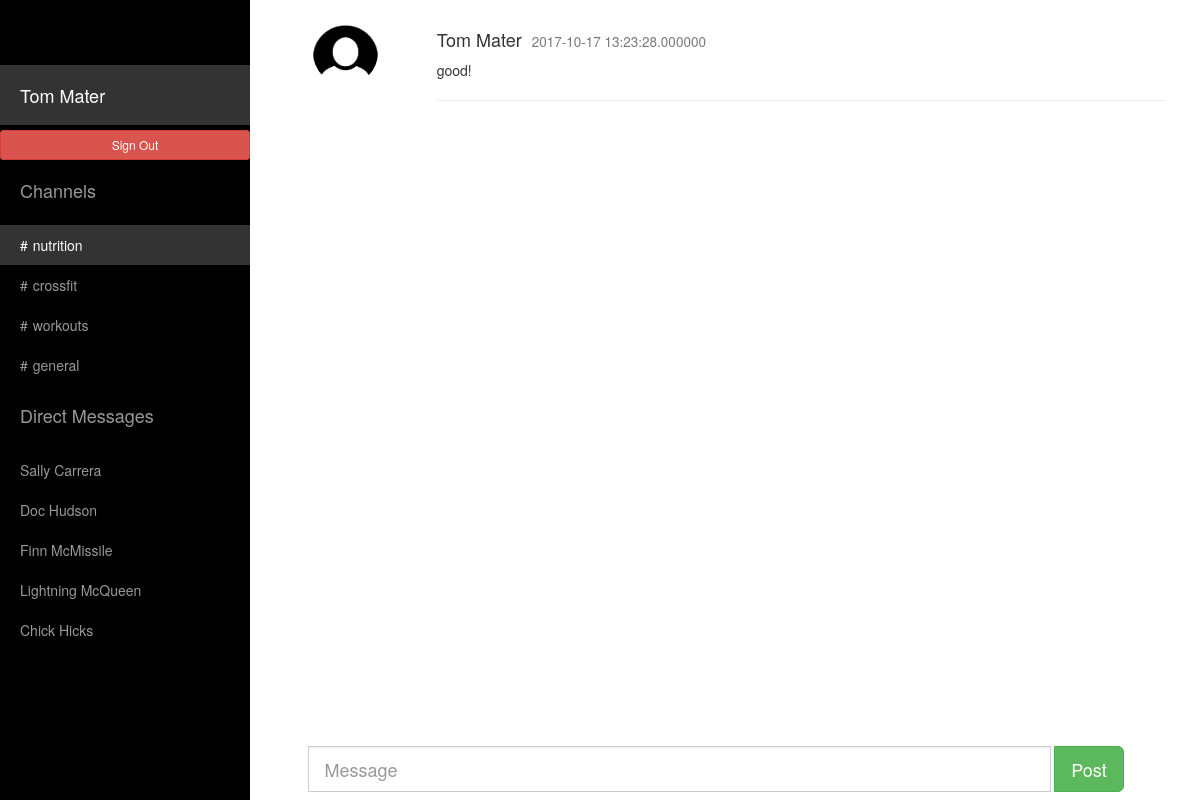
The app's page /indexn.php (signed in), older data.
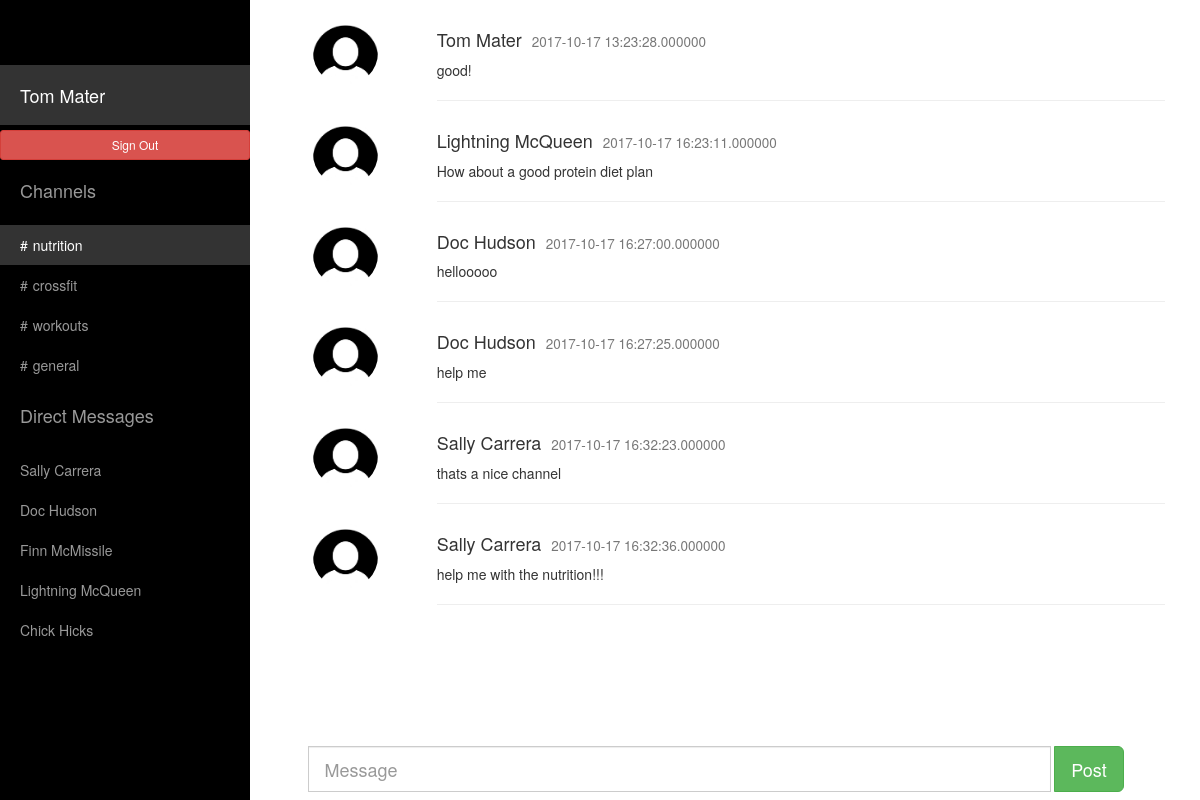
The same page, newer data.
### tables this page shows
CREATE TABLE `users_channel` (
  `id` int(20) NOT NULL DEFAULT '0',
  `channels` varchar(100) NOT NULL,
  `ch_id` int(20) NOT NULL
);

CREATE TABLE `users_info` (
  `id` int(20) NOT NULL DEFAULT '0',
  `user_email` varchar(100) NOT NULL DEFAULT '',
  `user_pass` varchar(100) NOT NULL,
  `user_name` varchar(100) NOT NULL
);

CREATE TABLE `users_message` (
  `mess_id` int(20) NOT NULL,
  `ch_id` int(20) NOT NULL DEFAULT '0',
  `messages` varchar(100) NOT NULL,
  `user_name` varchar(100) NOT NULL,
  `date` timestamp(6) NOT NULL
);

### indexn.php (the view, shortened to what this page needs)
<!DOCTYPE html>
<html lang="en">
<head>
	<link rel="stylesheet" href="https://maxcdn.bootstrapcdn.com/bootstrap/3.3.7/css/bootstrap.min.css">
    <link href="css/sidebar.css" rel="stylesheet">
  </head>
<body>
    <div id="wrapper">
        <div id="sidebar-wrapper">
            <ul class="sidebar-nav">
               <li class="sidebar-brand">
                </li>
                <li class="sidebar-brand">
                    <a style="color:white !important;" class="actives" href="index.php"><?php echo $_SESSION['user_name']; ?></a>
                </li>
				<li>
				<a style="color:white !important;" href="signout.php" class="btn btn-danger btn-sm" role="button">Sign Out</a>
				</li>
                <li class="sidebar-brand">
                    <a>Channels</a>
                </li>
				<?php
$conn = mysqli_connect("localhost","admin","M0n@rch$");
	mysqli_select_db($conn,'slack');
	 $r1=mysqli_query($conn,"select channels from users_channel where channels='".nutrition."'");
	 while($r2=mysqli_fetch_array($r1))
	 {
?>
          <li>
                    <a class="actives" style="color:white !important;" href="indexn.php"><span style="padding-right:5px">#</span><?php echo $r2['channels']; ?></a>
		  </li>
<?php
	 }
?>
<?php
 $r14=mysqli_query($conn,"select channels from users_channel where channels='".crossfit."'");
	 while($r24=mysqli_fetch_array($r14))
	 {
?>
      <li>
                    <a href="indexc.php"><span style="padding-right:5px">#</span><?php echo $r24['channels']; ?></a>
		  </li>
<?php
	 }
?>
<?php
 $r15=mysqli_query($conn,"select channels from users_channel where channels='".workouts."'");
	 while($r25=mysqli_fetch_array($r15))
	 {
?>
      <li>
                    <a href="indexw.php"><span style="padding-right:5px">#</span><?php echo $r25['channels']; ?></a>
		  </li>
<?php
	 }
?>
<?php
 $r13=mysqli_query($conn,"select channels from users_channel where channels='".general."'");
	 while($r23=mysqli_fetch_array($r13))
	 {
?>
      <li>
                    <a  href="index.php"><span style="padding-right:5px">#</span><?php echo $r23['channels']; ?></a>
		  </li>
<?php
	 }
?>
		 <li class="sidebar-brand">
                    <a>
                        Direct Messages
                    </a>
          </li>
		  <?php
	     $r11=mysqli_query($conn,"select user_name from users_info where not user_name='".$_SESSION['user_name']."'");
	     while($r22=mysqli_fetch_array($r11))
	       {
?>
		   <li>
                    <a href="#page-content-wrapper"><?php echo $r22['user_name']; ?></a>
		  </li>
<?php
		   }
?>
            </ul>
        </div>
        <div id="page-content-wrapper">
            <div class="container-fluid">
                <div class="row">
				<div  class="col-lg-12">
	 <?php
	     $r33=mysqli_query($conn,"select *from users_message where ch_id='2'");
	     while($r34=mysqli_fetch_array($r33))
	       {
?>
			<div  class="row">
        <div class="col-sm-2 text-center">
          <img src="user-image.jpg" class="img-circle" height="65" width="65" alt="Avatar">
        </div>
        <div class="col-sm-10">
          <h4><?php echo $r34['user_name'];?><small style="margin-left:10px"><?php echo $r34['date'];?></small></h4>
          <p><?php echo $r34['messages'];?></p>
          <hr>
        </div>
			</div>
<?php
		   }
?>
                    </div>
                </div>
            </div>
        </div>
		                       <nav class="navbar navbar-fixed-bottom">
								    <div class="row">
										<div class="col-sm-3 col-md-3">
										</div>
										<div class="col-sm-9 col-md-9">
											<form class="navbar-form" action="index2.php" method="post">
												<div class="row">
					<div class="input-group input-group-lg col-lg-10">
						<input type="text" name="message_post" class="form-control" placeholder="Message">
						</div>
							<div class="input-group input-group-btn col-lg-2">
								<button name="submit" value="submit" class="btn btn-success btn-lg" type="submit">
									Post
								</button>
							</div>
				</div>
			</form>
	</div>
	</div>
</nav>
    </div>
</body>
</html>

Row changes from the older to the newer data that the page shows:
added users_message: user_name "Lightning McQueen", date "2017-10-17 16:23:11.000000", messages "How about a good protein diet plan"
added users_message: user_name "Doc Hudson", date "2017-10-17 16:27:00.000000", messages "hellooooo"
added users_message: user_name "Doc Hudson", date "2017-10-17 16:27:25.000000", messages "help me"
added users_message: user_name "Sally Carrera", date "2017-10-17 16:32:23.000000", messages "thats a nice channel"
added users_message: user_name "Sally Carrera", date "2017-10-17 16:32:36.000000", messages "help me with the nutrition!!!"
